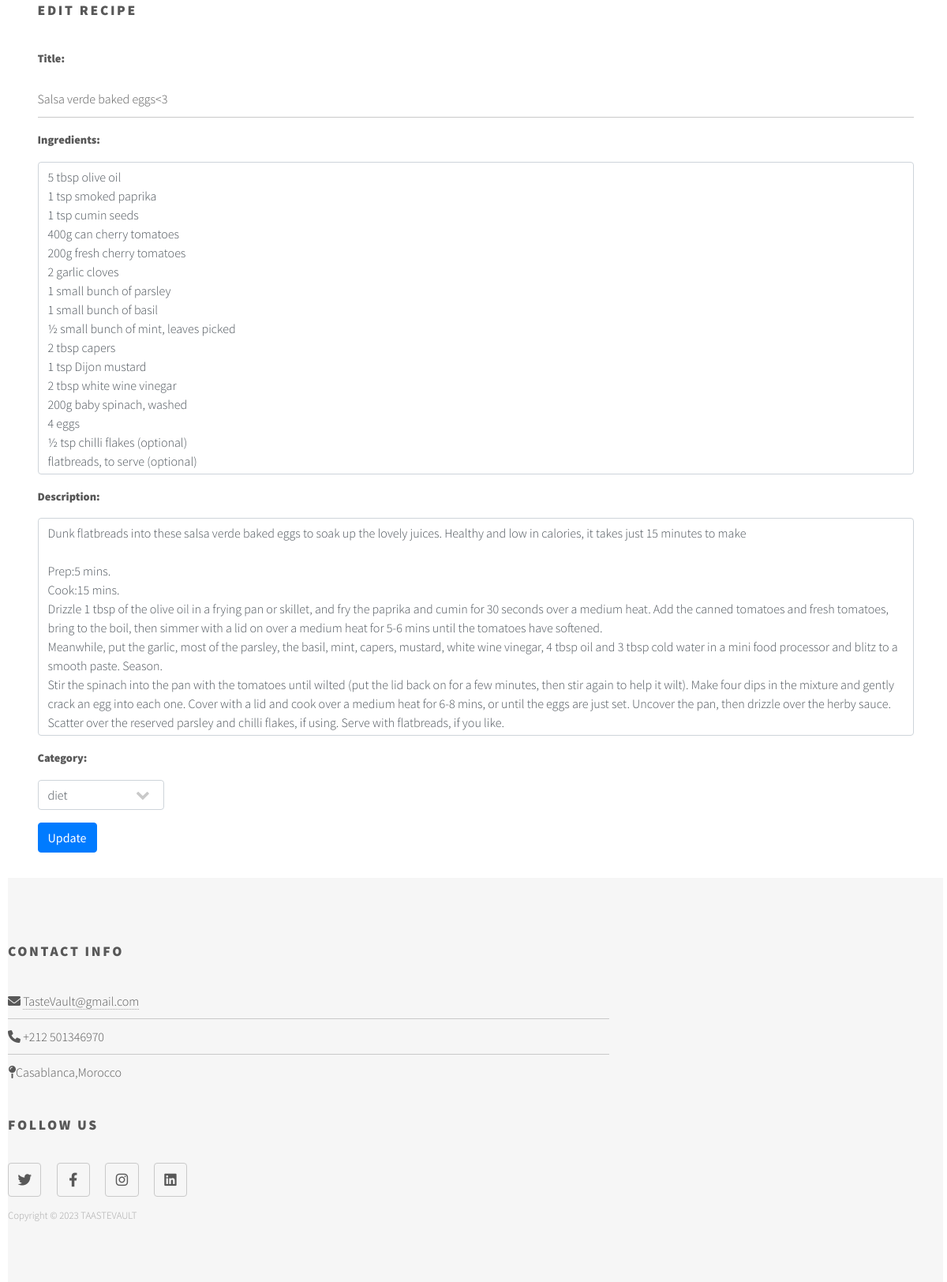
Page /update.php?id=1 on the committed database.
### tables this page shows
CREATE TABLE `recipe` (
  `TITLE` text NOT NULL,
  `INGREDIENTS` text NOT NULL,
  `DESCRIPTION` text NOT NULL,
  `IMAGER` varchar(250) NOT NULL,
  `DATER` date DEFAULT NULL,
  `category` varchar(200) DEFAULT NULL,
  `IDRECIPE` int(11) NOT NULL,
  `IDUSER` int(11) DEFAULT NULL,
  `prix` int(11) DEFAULT NULL
);

### update.php (the view, shortened to what this page needs)
<?php
require_once "connexion.php";
if(isset($_GET['id'])) {
    $recipeID = $_GET['id'];
    $fetchQuery = "SELECT * FROM recipe WHERE IDRECIPE = $recipeID";
    $result = mysqli_query($conn, $fetchQuery);
    $row = mysqli_fetch_assoc($result);
}
else {
    header("Location: home.php");
    exit();
}
?>
<!DOCTYPE html>
<html>
<!DOCTYPE html>
<html>
	<head>
		<link rel="stylesheet" href="assets/bootstrap/css/bootstrap.min.css" />
		<link rel="stylesheet" href="assets/css/main.css" />
		<link rel="stylesheet" href="https://cdnjs.cloudflare.com/ajax/libs/font-awesome/6.0.0-beta3/css/all.min.css">
	</head>
<body>
    <div class="container">
        <h2>Edit Recipe</h2>
        <form method="post">
            <div class="form-group">
                <label for="new_title">Title:</label>
                <input type="text" class="form-control" name="new_title" value="<?php echo $row['TITLE']; ?>">
            </div>
            <div class="form-group">
                <label for="new_ingredients">Ingredients:</label>
                <textarea class="form-control" name="new_ingredients"><?php echo $row['INGREDIENTS']; ?></textarea>
            </div>
            <div class="form-group">
                <label for="new_description">Description:</label>
                <textarea class="form-control" name="new_description"><?php echo $row['DESCRIPTION']; ?></textarea>
            </div>
            <div class="form-group">
                <label for="new_category">Category:</label>
                <select class="form-control" name="new_category"style="width:160px" value="<?php echo $row['category']; ?>" >
                    <option>diet</option>
                </select>
            </div>
            <button type="submit" class="btn btn-primary" name="submit">Update</button>
        </form>
    </div>
   <footer id="footer">
						<div class="inner">
							<section>
								<h2>Contact Info</h2>
								<ul class="alt">
									<li><span class="fa fa-envelope-o"></span> <a href="#">TasteVault@gmail.com</a></li>
									<li><span class="fa fa-phone"></span> +212 501346970 </li>
									<li><span class="fa fa-map-pin"></span>Casablanca,Morocco</li>
								</ul>
								<h2>Follow Us</h2>
								<ul class="icons">
									<li><a href="#" class="icon style2 fa-twitter"><span class="label">Twitter</span></a></li>
									<li><a href="#" class="icon style2 fa-facebook"><span class="label">Facebook</span></a></li>
									<li><a href="#" class="icon style2 fa-instagram"><span class="label">Instagram</span></a></li>
									<li><a href="#" class="icon style2 fa-linkedin"><span class="label">LinkedIn</span></a></li>
								</ul>
							</section>
							<ul class="copyright">
								<li>Copyright © 2023 TAASTEVAULT </li>
							</ul>
						</div>
					</footer>
	</body>
</html>

### update.php (style rules this page uses)
body { margin-left:10px; margin-right:5px; }

### rows in the picture
recipe: new_title "Salsa verde baked eggs<3", new_ingredients "5 tbsp olive oil 1 tsp smoked paprika 1 tsp cumin seeds 400g can cherry tomatoes 200g fresh cherry tomatoes 2 garlic cloves 1 small bunch of parsley 1 small bunch of basil ½ small bunch of mint, leaves picked 2 tbsp capers 1 tsp Dijon mustard 2 tbsp white wine vinegar 200g baby spinach, washed 4 eggs ½ tsp chilli flakes (optional) flatbreads, to serve (optional)", new_description "Dunk flatbreads into these salsa verde baked eggs to soak up the lovely juices. Healthy and low in calories, it takes just 15 minutes to make Prep:5 mins. Cook:15 mins. Drizzle 1 tbsp of the olive oil in a frying pan or skillet, and fry the paprika and cumin for 30 seconds over a medium heat. Add the canned tomatoes and fresh tomatoes, bring to the boil, then simmer with a lid on over a medium heat for 5-6 mins until the tomatoes have softened. Meanwhile, put the garlic, most of the parsley, the basil, mint, capers, mustard, white wine vinegar, 4 tbsp oil and 3 tbsp cold water in a mini food processor and blitz to a smooth paste. Season. Stir the spinach into the pan with the tomatoes until…", new_category "diet"
